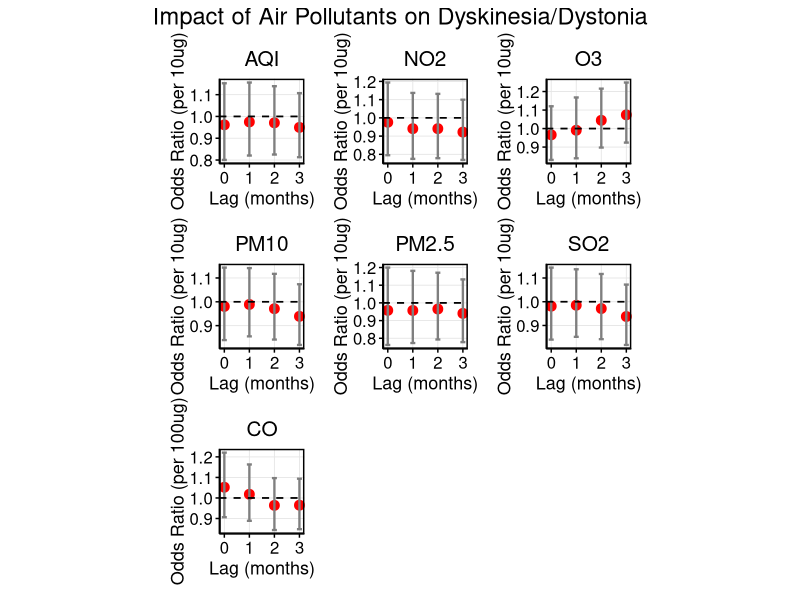
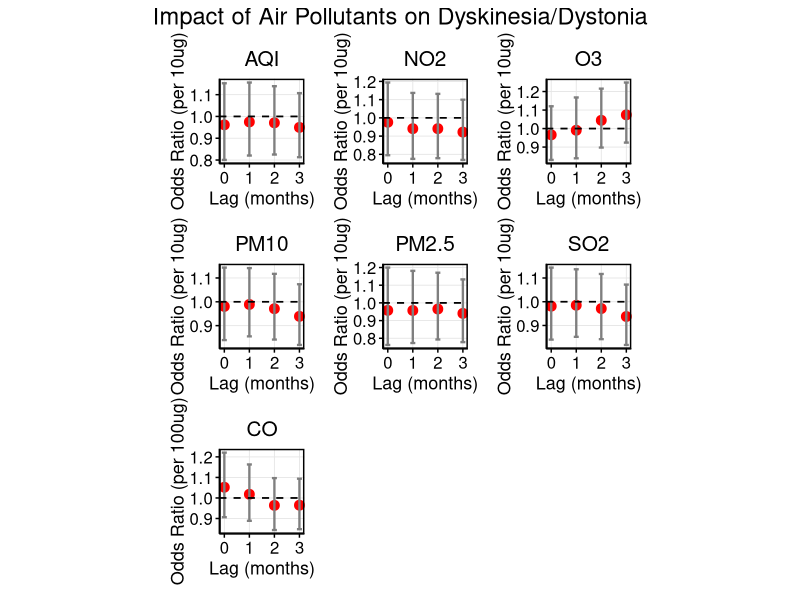

These figures' R source, in order:
setwd("/Users/shij/Documents/GitHub/NMDA_data_analysis/")
my.dat<-readxl::read_xlsx("NMDA_with_population_sex_ratio_age_portion.xlsx")
setwd("/Users/shij/Documents/GitHub/NMDA_data_analysis/251211/")

# ============================
# 1. Load Required Packages
# ============================
library(ggplot2)
library(dplyr)
library(tidyr)
library(broom)
library(patchwork)   # For combining plots
library(writexl)     # For exporting table

# ============================
# 2. Simplify Outcome Variable Name & Convert to Factor
# ============================
# Rename column for simplicity (if needed)
names(my.dat)[names(my.dat) == "Dyskinesia/dystonia"] <- "Dyskinesia"

# Check current class
class(my.dat$Dyskinesia)
table(my.dat$Dyskinesia)  # Should show 0 and 1

# Convert to factor (binary logistic regression expects factor or 0/1)
my.dat$Dyskinesia <- factor(my.dat$Dyskinesia, levels = c(0, 1), ordered = FALSE)

# Verify
str(my.dat$Dyskinesia)

# ============================
# 3. Define Pollutants and Lags
# ============================
pollutants <- c("AQI", "NO2", "O3", "CO", "PM10", "PM2.5", "SO2")  # CO is 4th
lags <- c("M0", "M1", "M2", "M3")

# Create column name patterns
pollutant_cols <- sapply(pollutants, function(p) {
  paste0(p, "_", lags)
}, simplify = FALSE)

# ============================
# 4. Fit Binary Logistic Regression for Each Pollutant-Lag
# ============================
results_list <- list()

for (pollutant in pollutants) {
  lag_cols <- pollutant_cols[[pollutant]]
  for (lag_col in lag_cols) {
    # Check if column has variation and not all NA
    data_col <- my.dat[[lag_col]]
    if (all(is.na(data_col)) || length(unique(data_col[!is.na(data_col)])) <= 1) {
      message("Skipping ", lag_col, " — no variation or all NA")
      next
    }
    
    # Fit binary logistic regression
    model <- glm(Dyskinesia ~ ., data = my.dat[, c("Dyskinesia", lag_col)], 
                 family = binomial, na.action = na.omit)
    
    # Extract summary
    model_summary <- tidy(model, conf.int = TRUE, exponentiate = TRUE) %>%
      filter(term == lag_col) %>%
      mutate(Pollutant = pollutant,
             Lag = gsub(".*_", "", lag_col),
             Lag_Num = as.numeric(gsub("M", "", lag_col)))
    
    results_list <- append(results_list, list(model_summary))
  }
}

# Combine all results
results_df <- bind_rows(results_list)

# ============================
# 5. Clean and Format Results
# ============================
results_df <- results_df %>%
  mutate(
    Lag = trimws(toupper(Lag)),
    Lag.Num = as.numeric(gsub("^M(\\d+)$", "\\1", Lag))
  ) %>%
  filter(!is.na(Lag.Num))

# # ============================
# # 6. Create 7 Individual Plots (One per Pollutant) — NO TEXT LABELS
# # ============================
# # Get pollutants in desired order
# pollutants_plot <- c("AQI", "NO2", "O3", "CO", "PM10", "PM2.5", "SO2")
# 
# # Create list of individual plots
# plot_list <- lapply(pollutants_plot, function(poll) {
#   df_sub <- results_df %>% filter(Pollutant == poll)
#   
#   p <- ggplot(df_sub, aes(x = Lag.Num, y = estimate, ymin = conf.low, ymax = conf.high)) +
#     geom_point(color = "red", size = 3) +
#     geom_errorbar(width = 0.2, color = "gray50", size = 0.8) +
#     geom_hline(yintercept = 1, linetype = "dashed", color = "black", size = 0.6) +
#     labs(
#       x = "Lag (months)",
#       y = "Odds Ratio (OR)",
#       title = poll
#     ) +
#     theme_minimal() +
#     theme(
#       panel.border = element_rect(color = "black", fill = NA, size = 1),
#       panel.background = element_blank(),
#       panel.grid.major = element_line(color = "gray90", size = 0.3),
#       panel.grid.minor = element_blank(),
#       axis.line = element_line(color = "black", size = 0.5),
#       axis.ticks = element_line(color = "black", size = 0.5),
#       axis.text = element_text(size = 12, color = "black"),
#       axis.title = element_text(size = 13, color = "black"),
#       plot.title = element_text(hjust = 0.5, size = 15, color = "black"),
#       plot.margin = margin(10, 10, 10, 10),
#       axis.title.y = element_text(angle = 90, vjust = 0.5),
#       aspect.ratio = 1  # ← Forces square panels
#     ) +
#     # ✅ No text labels — remove all geom_text
#     # ✅ Tight x-axis: no extra padding
#     scale_x_continuous(
#       breaks = c(0, 1, 2, 3), 
#       labels = c("0", "1", "2", "3"),
#       expand = expansion(add = c(0.1, 0.1))  # ← Tight padding
#     )
#   
#   return(p)
# })
# 
# # ============================
# # 7. Combine All 7 Plots in a Single Row — CO LAST
# # ============================
# p_combined <- plot_list[[1]] + plot_list[[2]] + plot_list[[3]] + plot_list[[5]] + 
#   plot_list[[6]] + plot_list[[7]] + plot_list[[4]] +
#   plot_annotation(title = "Impact of Pollutants on Dyskinesia/Dystonia",
#                   theme = theme(plot.title = element_text(hjust = 0.5, size = 17, color = "black")))
# 
# # Display plot
# print(p_combined)
# 
# # Optional: Save as PNG with width=12, height=15
# ggsave("NMDAR_Dyskinesia.png", p_combined, width = 12, height = 15, dpi = 300, units = "in")


# ============================
# 6. Create 7 Individual Plots (One per Pollutant) — NO TEXT LABELS
# ============================
# Get pollutants in desired order
pollutants_plot <- c("AQI", "NO2", "O3", "CO", "PM10", "PM2.5", "SO2")

# Create list of individual plots
plot_list <- lapply(pollutants_plot, function(poll) {
  df_sub <- results_df %>% filter(Pollutant == poll)
  
  # Apply transformation based on pollutant
  if (poll == "CO") {
    df_sub <- df_sub %>%
      mutate(
        y = estimate^0.1,
        ymin = conf.low^0.1,
        ymax = conf.high^0.1
      )
    y_label <- "Odds Ratio (per 100ug)"
  } else {
    df_sub <- df_sub %>%
      mutate(
        y = estimate^10,
        ymin = conf.low^10,
        ymax = conf.high^10
      )
    y_label <- "Odds Ratio (per 10ug)"
  }
  
  p <- ggplot(df_sub, aes(x = Lag.Num, y = y, ymin = ymin, ymax = ymax)) +
    geom_point(color = "red", size = 3) +
    geom_errorbar(width = 0.2, color = "gray50", size = 0.8) +
    geom_hline(yintercept = 1, linetype = "dashed", color = "black", size = 0.6) +
    labs(
      x = "Lag (months)",
      y = y_label,  # ← Custom y-label per pollutant
      title = poll
    ) +
    theme_minimal() +
    theme(
      panel.border = element_rect(color = "black", fill = NA, size = 1),
      panel.background = element_blank(),
      panel.grid.major = element_line(color = "gray90", size = 0.3),
      panel.grid.minor = element_blank(),
      axis.line = element_line(color = "black", size = 0.5),
      axis.ticks = element_line(color = "black", size = 0.5),
      axis.text = element_text(size = 12, color = "black"),
      axis.title = element_text(size = 13, color = "black"),
      plot.title = element_text(hjust = 0.5, size = 15, color = "black"),
      plot.margin = margin(10, 10, 10, 10),
      axis.title.y = element_text(angle = 90, vjust = 0.5),
      aspect.ratio = 1  # ← Forces square panels
    ) +
    scale_x_continuous(
      breaks = c(0, 1, 2, 3), 
      labels = c("0", "1", "2", "3"),
      expand = expansion(add = c(0.1, 0.1))  # ← Tight padding
    )
  
  return(p)
})

# ============================
# 7. Combine All 7 Plots in a Single Row — CO LAST
# ============================
p_combined <- plot_list[[1]] + plot_list[[2]] + plot_list[[3]] + plot_list[[5]] + 
  plot_list[[6]] + plot_list[[7]] + plot_list[[4]] +
  plot_annotation(title = "Impact of Air Pollutants on Dyskinesia/Dystonia",
                  theme = theme(plot.title = element_text(hjust = 0.5, size = 17, color = "black")))

# Display plot
print(p_combined)

# Optional: Save as PNG with width=12, height=15
ggsave("NMDAR_Dyskinesia.png", p_combined, width = 12, height = 15, dpi = 300, units = "in")


# ============================
# 8. Create Clean Results Table (Include CO, OR, 95% CI, p-value)
# ============================

# # Create clean table
# table_df <- results_df %>%
#   select(Pollutant, Lag, estimate, conf.low, conf.high, p.value) %>%
#   mutate(
#     `Odds Ratio (OR)` = round(estimate, 4),
#     `95% CI` = paste0(round(conf.low, 4), " – ", round(conf.high, 4)),
#     `p-value` = ifelse(p.value < 0.001, 
#                        format(p.value, scientific = TRUE, digits = 2),
#                        round(p.value, 4)),
#     `Pollutant & Lag` = paste(Pollutant, Lag, sep = "_")
#   ) %>%
#   arrange(Pollutant, Lag) %>%
#   select(`Pollutant & Lag`, `Odds Ratio (OR)`, `95% CI`, `p-value`)

library(writexl)

# Create clean table with transformed ORs and CIs
table_df <- results_df %>%
  select(Pollutant, Lag, estimate, conf.low, conf.high, p.value) %>%
  mutate(
    # Apply transformation based on pollutant
    transformed_estimate = ifelse(Pollutant == "CO", estimate^0.1, estimate^10),
    transformed_conf.low = ifelse(Pollutant == "CO", conf.low^0.1, conf.low^10),
    transformed_conf.high = ifelse(Pollutant == "CO", conf.high^0.1, conf.high^10),
    
    # Format for display
    `Odds Ratio (OR)` = round(transformed_estimate, 4),
    `95% CI` = paste0(
      round(transformed_conf.low, 4), 
      " – ", 
      round(transformed_conf.high, 4)
    ),
    `p-value` = ifelse(p.value < 0.001, 
                       format(p.value, scientific = TRUE, digits = 2),
                       round(p.value, 4)),
    `Pollutant & Lag` = paste(Pollutant, Lag, sep = "_")
  ) %>%
  arrange(Pollutant, Lag) %>%
  select(`Pollutant & Lag`, `Odds Ratio (OR)`, `95% CI`, `p-value`)

# Export to Excel file
write_xlsx(table_df, "NMDAR_Dyskinesia.xlsx")
